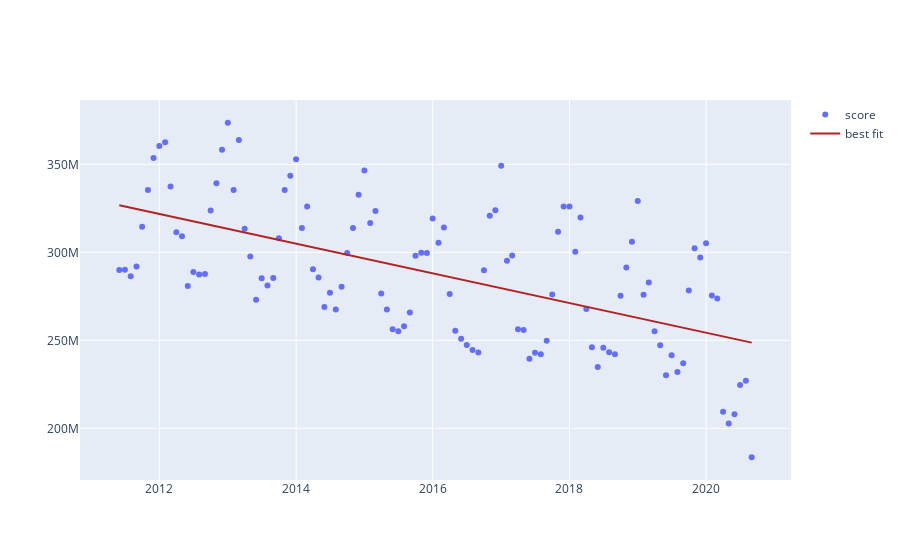

The code cell stored with this chart in its notebook:
### Code cell
import pandas as pd
import datetime
import statsmodels.api as sm
import plotly.graph_objs as go
from plotly.offline import iplot

df = TSDataset1.reset_index()
df = df.sort_values(by=['timestamp'], ascending=[True])

# data for time series linear regression
df['timestamp']=pd.to_datetime(df['timestamp'])
# to get best fit line need X in integer form, calculating number of days from jan 1970 to col date.
df['serialtime']=[(d-datetime.datetime(1970,1,1)).days for d in df['timestamp']]

x = sm.add_constant(df['serialtime'])

# To get best fit value use ordinary least square function 
# using Y i.e demand when x is 0 and x with constant i.e slope. predict = mX + Y
model = sm.OLS(df['demand'], x).fit()
df['bestfit']=model.fittedvalues

# plotly setup
fig=go.Figure()

# source data
fig.add_trace(go.Scatter(x=df['timestamp'],
                         y=df['demand'],
                         mode='markers',
                         name = 'score')
             )

# regression data
fig.add_trace(go.Scatter(x=df['timestamp'],
                         y=df['bestfit'],
                         mode='lines',
                         name='best fit',
                         line=dict(color='firebrick', width=2)
                        ))

iplot(fig)
